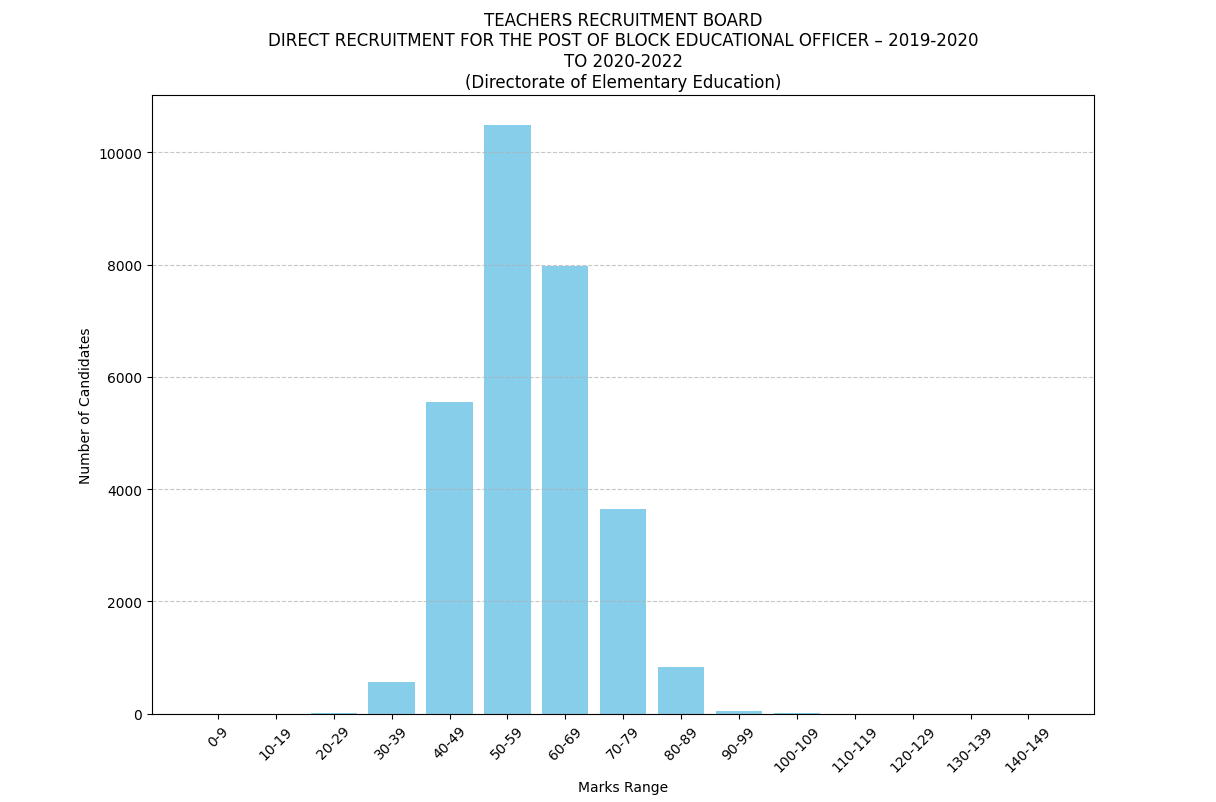

Write Python code to recreate this figure.
import matplotlib.pyplot as plt
import pandas as pd

# Load data from CSV
csv_file = "Final.csv"  # Change this to your actual file
df = pd.read_csv(csv_file, header=None, names=["S.No", "Roll No", "Marks"])

# Define extended ranges
bins = [0, 10, 20, 30, 40, 50, 60, 70, 80, 90, 100, 110, 120, 130, 140, 150]
labels = [
    "0-9", "10-19", "20-29", "30-39", "40-49", "50-59", "60-69", "70-79",
    "80-89", "90-99", "100-109", "110-119", "120-129", "130-139", "140-149"
]

# Categorize marks into bins
df["Range"] = pd.cut(df["Marks"], bins=bins, labels=labels, right=False)

# Count number of students in each category
count_data = df["Range"].value_counts().sort_index()

# Print statistics
print(f"Total Users: {len(df)}\n")
for label, count in count_data.items():
    print(f"People with marks in range {label}: {count}")

# Plot the distribution
plt.figure(figsize=(12, 6))
plt.bar(count_data.index, count_data.values, color='skyblue')
plt.xlabel("Marks Range")
plt.ylabel("Number of Candidates")
plt.title("""TEACHERS RECRUITMENT BOARD
DIRECT RECRUITMENT FOR THE POST OF BLOCK EDUCATIONAL OFFICER – 2019-2020
TO 2020-2022
(Directorate of Elementary Education)""")

plt.grid(axis='y', linestyle='--', alpha=0.7)

# Show plot
plt.xticks(rotation=45)
plt.show()
